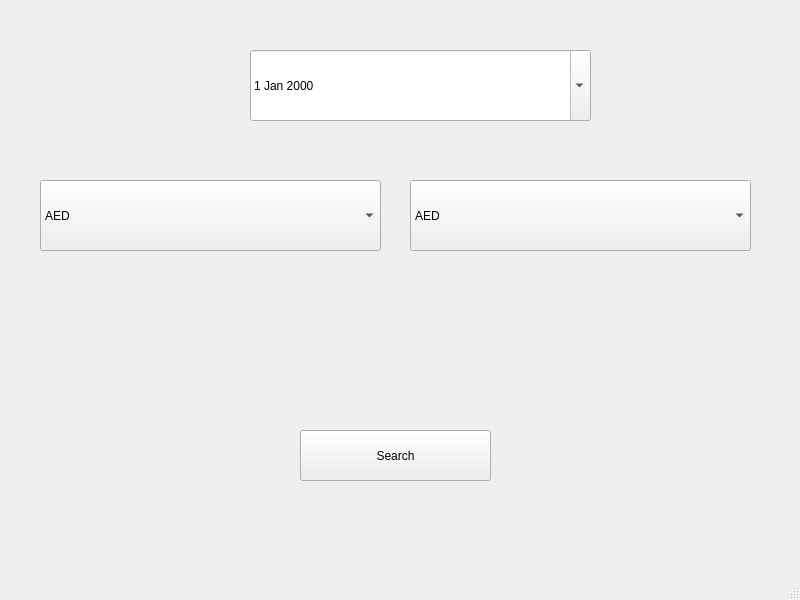
<?xml version="1.0" encoding="UTF-8"?>
<ui version="4.0">
 <class>MainWindow</class>
 <widget class="QMainWindow" name="MainWindow">
  <property name="geometry">
   <rect>
    <x>0</x>
    <y>0</y>
    <width>800</width>
    <height>600</height>
   </rect>
  </property>
  <property name="windowTitle">
   <string>MainWindow</string>
  </property>
  <widget class="QWidget" name="centralwidget">
   <widget class="QComboBox" name="c_first">
    <property name="geometry">
     <rect>
      <x>40</x>
      <y>180</y>
      <width>341</width>
      <height>71</height>
     </rect>
    </property>
    <property name="styleSheet">
     <string notr="true">font: 12pt &quot;Modern&quot;;</string>
    </property>
    <item>
     <property name="text">
      <string>AED</string>
     </property>
    </item>
    <item>
     <property name="text">
      <string>AFN</string>
     </property>
    </item>
    <item>
     <property name="text">
      <string>ALL</string>
     </property>
    </item>
    <item>
     <property name="text">
      <string>AMD</string>
     </property>
    </item>
    <item>
     <property name="text">
      <string>ANG</string>
     </property>
    </item>
    <item>
     <property name="text">
      <string>AOA</string>
     </property>
    </item>
    <item>
     <property name="text">
      <string>ARS</string>
     </property>
    </item>
    <item>
     <property name="text">
      <string>AUD</string>
     </property>
    </item>
    <item>
     <property name="text">
      <string>AWG</string>
     </property>
    </item>
    <item>
     <property name="text">
      <string>AZN</string>
     </property>
    </item>
    <item>
     <property name="text">
      <string>BAM</string>
     </property>
    </item>
    <item>
     <property name="text">
      <string>BBD</string>
     </property>
    </item>
    <item>
     <property name="text">
      <string>BDT</string>
     </property>
    </item>
    <item>
     <property name="text">
      <string>BGN</string>
     </property>
    </item>
    <item>
     <property name="text">
      <string>BHD</string>
     </property>
    </item>
    <item>
     <property name="text">
      <string>BIF</string>
     </property>
    </item>
    <item>
     <property name="text">
      <string>BMD</string>
     </property>
    </item>
    <item>
     <property name="text">
      <string>BND</string>
     </property>
    </item>
    <item>
     <property name="text">
      <string>BOB</string>
     </property>
    </item>
    <item>
     <property name="text">
      <string>BRL</string>
     </property>
    </item>
    <item>
     <property name="text">
      <string>BSD</string>
     </property>
    </item>
    <item>
     <property name="text">
      <string>BTN</string>
     </property>
    </item>
    <item>
     <property name="text">
      <string>BWP</string>
     </property>
    </item>
    <item>
     <property name="text">
      <string>BYN</string>
     </property>
    </item>
    <item>
     <property name="text">
      <string>BZD</string>
     </property>
    </item>
    <item>
     <property name="text">
      <string>CAD</string>
     </property>
    </item>
    <item>
     <property name="text">
      <string>CDF</string>
     </property>
    </item>
    <item>
     <property name="text">
      <string>CHF</string>
     </property>
    </item>
    <item>
     <property name="text">
      <string>CLP</string>
     </property>
    </item>
    <item>
     <property name="text">
      <string>CNY</string>
     </property>
    </item>
    <item>
     <property name="text">
      <string>COP</string>
     </property>
    </item>
    <item>
     <property name="text">
      <string>CRC</string>
     </property>
    </item>
    <item>
     <property name="text">
      <string>CUP</string>
     </property>
    </item>
    <item>
     <property name="text">
      <string>CVE</string>
     </property>
    </item>
    <item>
     <property name="text">
      <string>CZK</string>
     </property>
    </item>
    <item>
     <property name="text">
      <string>DJF</string>
     </property>
    </item>
    <item>
     <property name="text">
      <string>DKK</string>
     </property>
    </item>
    <item>
     <property name="text">
      <string>DOP</string>
     </property>
    </item>
    <item>
     <property name="text">
      <string>DZD</string>
     </property>
    </item>
    <item>
     <property name="text">
      <string>EGP</string>
     </property>
    </item>
    <item>
     <property name="text">
      <string>ERN</string>
     </property>
    </item>
    <item>
     <property name="text">
      <string>ETB</string>
     </property>
    </item>
    <item>
     <property name="text">
      <string>EUR</string>
     </property>
    </item>
    <item>
     <property name="text">
      <string>FJD</string>
     </property>
    </item>
    <item>
     <property name="text">
      <string>FKP</string>
     </property>
    </item>
    <item>
     <property name="text">
      <string>FOK</string>
     </property>
    </item>
    <item>
     <property name="text">
      <string>GBP</string>
     </property>
    </item>
    <item>
     <property name="text">
      <string>GEL</string>
     </property>
    </item>
    <item>
     <property name="text">
      <string>GGP</string>
     </property>
    </item>
    <item>
     <property name="text">
      <string>GHS</string>
     </property>
    </item>
    <item>
     <property name="text">
      <string>GIP</string>
     </property>
    </item>
    <item>
     <property name="text">
      <string>GMD</string>
     </property>
    </item>
    <item>
     <property name="text">
      <string>GNF</string>
     </property>
    </item>
    <item>
     <property name="text">
      <string>GTQ</string>
     </property>
    </item>
    <item>
     <property name="text">
      <string>GYD</string>
     </property>
    </item>
    <item>
     <property name="text">
      <string>HKD</string>
     </property>
    </item>
    <item>
     <property name="text">
      <string>HNL</string>
     </property>
    </item>
    <item>
     <property name="text">
      <string>HRK</string>
     </property>
    </item>
    <item>
     <property name="text">
      <string>HTG</string>
     </property>
    </item>
    <item>
     <property name="text">
      <string>HUF</string>
     </property>
    </item>
    <item>
     <property name="text">
      <string>IDR</string>
     </property>
    </item>
    <item>
     <property name="text">
      <string>ILS</string>
     </property>
    </item>
    <item>
     <property name="text">
      <string>IMP</string>
     </property>
    </item>
    <item>
     <property name="text">
      <string>INR</string>
     </property>
    </item>
    <item>
     <property name="text">
      <string>IQD</string>
     </property>
    </item>
    <item>
     <property name="text">
      <string>IRR</string>
     </property>
    </item>
    <item>
     <property name="text">
      <string>ISK</string>
     </property>
    </item>
    <item>
     <property name="text">
      <string>JEP</string>
     </property>
    </item>
    <item>
     <property name="text">
      <string>JMD</string>
     </property>
    </item>
    <item>
     <property name="text">
      <string>JOD</string>
     </property>
    </item>
    <item>
     <property name="text">
      <string>JPY</string>
     </property>
    </item>
    <item>
     <property name="text">
      <string>KES</string>
     </property>
    </item>
    <item>
     <property name="text">
      <string>KGS</string>
     </property>
    </item>
    <item>
     <property name="text">
      <string>KHR</string>
     </property>
    </item>
    <item>
     <property name="text">
      <string>KID</string>
     </property>
    </item>
    <item>
     <property name="text">
      <string>KMF</string>
     </property>
    </item>
    <item>
     <property name="text">
      <string>KRW</string>
     </property>
    </item>
    <item>
     <property name="text">
      <string>KWD</string>
     </property>
    </item>
    <item>
     <property name="text">
      <string>KYD</string>
     </property>
    </item>
    <item>
     <property name="text">
      <string>KZT</string>
     </property>
    </item>
    <item>
     <property name="text">
      <string>LAK</string>
     </property>
    </item>
    <item>
     <property name="text">
      <string>LBP</string>
     </property>
    </item>
    <item>
     <property name="text">
      <string>LKR</string>
     </property>
    </item>
    <item>
     <property name="text">
      <string>LRD</string>
     </property>
    </item>
    <item>
     <property name="text">
      <string>LSL</string>
     </property>
    </item>
    <item>
     <property name="text">
      <string>LYD</string>
     </property>
    </item>
    <item>
     <property name="text">
      <string>MAD</string>
     </property>
    </item>
    <item>
     <property name="text">
      <string>MDL</string>
     </property>
    </item>
    <item>
     <property name="text">
      <string>MGA</string>
     </property>
    </item>
    <item>
     <property name="text">
      <string>MKD</string>
     </property>
    </item>
    <item>
     <property name="text">
      <string>MMK</string>
     </property>
    </item>
    <item>
     <property name="text">
      <string>MNT</string>
     </property>
    </item>
    <item>
     <property name="text">
      <string>MOP</string>
     </property>
    </item>
    <item>
     <property name="text">
      <string>MRU</string>
     </property>
    </item>
    <item>
     <property name="text">
      <string>MUR</string>
     </property>
    </item>
    <item>
     <property name="text">
      <string>MVR</string>
     </property>
    </item>
    <item>
     <property name="text">
      <string>MWK</string>
     </property>
    </item>
    <item>
     <property name="text">
      <string>MXN</string>
     </property>
    </item>
    <item>
     <property name="text">
      <string>MYR</string>
     </property>
    </item>
    <item>
     <property name="text">
      <string>MZN</string>
     </property>
    </item>
    <item>
     <property name="text">
      <string>NAD</string>
     </property>
    </item>
    <item>
     <property name="text">
      <string>NGN</string>
     </property>
    </item>
    <item>
     <property name="text">
      <string>NIO</string>
     </property>
    </item>
    <item>
     <property name="text">
      <string>NOK</string>
     </property>
    </item>
    <item>
     <property name="text">
      <string>NPR</string>
     </property>
    </item>
    <item>
     <property name="text">
      <string>NZD</string>
     </property>
    </item>
    <item>
     <property name="text">
      <string>OMR</string>
     </property>
    </item>
    <item>
     <property name="text">
      <string>PAB</string>
     </property>
    </item>
    <item>
     <property name="text">
      <string>PEN</string>
     </property>
    </item>
    <item>
     <property name="text">
      <string>PGK</string>
     </property>
    </item>
    <item>
     <property name="text">
      <string>PHP</string>
     </property>
    </item>
    <item>
     <property name="text">
      <string>PKR</string>
     </property>
    </item>
    <item>
     <property name="text">
      <string>PLN</string>
     </property>
    </item>
    <item>
     <property name="text">
      <string>PYG</string>
     </property>
    </item>
    <item>
     <property name="text">
      <string>QAR</string>
     </property>
    </item>
    <item>
     <property name="text">
      <string>RON</string>
     </property>
    </item>
    <item>
     <property name="text">
      <string>RSD</string>
     </property>
    </item>
    <item>
     <property name="text">
      <string>RUB</string>
     </property>
    </item>
    <item>
     <property name="text">
      <string>RWF</string>
     </property>
    </item>
    <item>
     <property name="text">
      <string>SAR</string>
     </property>
    </item>
    <item>
     <property name="text">
      <string>SBO</string>
     </property>
    </item>
    <item>
     <property name="text">
      <string>SCR</string>
     </property>
    </item>
    <item>
     <property name="text">
      <string>SDG</string>
     </property>
    </item>
    <item>
     <property name="text">
      <string>SEK</string>
     </property>
    </item>
    <item>
     <property name="text">
      <string>SGD</string>
     </property>
    </item>
    <item>
     <property name="text">
      <string>SHP</string>
     </property>
    </item>
    <item>
     <property name="text">
      <string>SLE</string>
     </property>
    </item>
    <item>
     <property name="text">
      <string>SLL</string>
     </property>
    </item>
    <item>
     <property name="text">
      <string>SOS</string>
     </property>
    </item>
    <item>
     <property name="text">
      <string>SRD</string>
     </property>
    </item>
    <item>
     <property name="text">
      <string>SSP</string>
     </property>
    </item>
    <item>
     <property name="text">
      <string>STN</string>
     </property>
    </item>
    <item>
     <property name="text">
      <string>SYP</string>
     </property>
    </item>
    <item>
     <property name="text">
      <string>SZL</string>
     </property>
    </item>
    <item>
     <property name="text">
      <string>THB</string>
     </property>
    </item>
    <item>
     <property name="text">
      <string>TJS</string>
     </property>
    </item>
    <item>
     <property name="text">
      <string>TMT</string>
     </property>
    </item>
    <item>
     <property name="text">
      <string>TND</string>
     </property>
    </item>
    <item>
     <property name="text">
      <string>TOP</string>
     </property>
    </item>
    <item>
     <property name="text">
      <string>TRY</string>
     </property>
    </item>
    <item>
     <property name="text">
      <string>TTD</string>
     </property>
    </item>
    <item>
     <property name="text">
      <string>TVD</string>
     </property>
    </item>
    <item>
     <property name="text">
      <string>TWD</string>
     </property>
    </item>
    <item>
     <property name="text">
      <string>TZS</string>
     </property>
    </item>
    <item>
     <property name="text">
      <string>UAH</string>
     </property>
    </item>
    <item>
     <property name="text">
      <string>UGX</string>
     </property>
    </item>
    <item>
     <property name="text">
      <string>USD</string>
     </property>
    </item>
    <item>
     <property name="text">
      <string>UYU</string>
     </property>
    </item>
    <item>
     <property name="text">
      <string>UZS</string>
     </property>
    </item>
    <item>
     <property name="text">
      <string>VES</string>
     </property>
    </item>
    <item>
     <property name="text">
      <string>VND</string>
     </property>
    </item>
    <item>
     <property name="text">
      <string>VUV</string>
     </property>
    </item>
    <item>
     <property name="text">
      <string>WST</string>
     </property>
    </item>
    <item>
     <property name="text">
      <string>XAF</string>
     </property>
    </item>
    <item>
     <property name="text">
      <string>XCD</string>
     </property>
    </item>
    <item>
     <property name="text">
      <string>XDR</string>
     </property>
    </item>
    <item>
     <property name="text">
      <string>XOF</string>
     </property>
    </item>
    <item>
     <property name="text">
      <string>XPF</string>
     </property>
    </item>
    <item>
     <property name="text">
      <string>YER</string>
     </property>
    </item>
    <item>
     <property name="text">
      <string>ZAR</string>
     </property>
    </item>
    <item>
     <property name="text">
      <string>ZMW</string>
     </property>
    </item>
    <item>
     <property name="text">
      <string>ZWL</string>
     </property>
    </item>
   </widget>
   <widget class="QComboBox" name="c_second">
    <property name="geometry">
     <rect>
      <x>410</x>
      <y>180</y>
      <width>341</width>
      <height>71</height>
     </rect>
    </property>
    <property name="styleSheet">
     <string notr="true">font: 12pt &quot;Modern&quot;;</string>
    </property>
    <item>
     <property name="text">
      <string>AED</string>
     </property>
    </item>
    <item>
     <property name="text">
      <string>AFN</string>
     </property>
    </item>
    <item>
     <property name="text">
      <string>ALL</string>
     </property>
    </item>
    <item>
     <property name="text">
      <string>AMD</string>
     </property>
    </item>
    <item>
     <property name="text">
      <string>ANG</string>
     </property>
    </item>
    <item>
     <property name="text">
      <string>AOA</string>
     </property>
    </item>
    <item>
     <property name="text">
      <string>ARS</string>
     </property>
    </item>
    <item>
     <property name="text">
      <string>AUD</string>
     </property>
    </item>
    <item>
     <property name="text">
      <string>AWG</string>
     </property>
    </item>
    <item>
     <property name="text">
      <string>AZN</string>
     </property>
    </item>
    <item>
     <property name="text">
      <string>BAM</string>
     </property>
    </item>
    <item>
     <property name="text">
      <string>BBD</string>
     </property>
    </item>
    <item>
     <property name="text">
      <string>BDT</string>
     </property>
    </item>
    <item>
     <property name="text">
      <string>BGN</string>
     </property>
    </item>
    <item>
     <property name="text">
      <string>BHD</string>
     </property>
    </item>
    <item>
     <property name="text">
      <string>BIF</string>
     </property>
    </item>
    <item>
     <property name="text">
      <string>BMD</string>
     </property>
    </item>
    <item>
     <property name="text">
      <string>BND</string>
     </property>
    </item>
    <item>
     <property name="text">
      <string>BOB</string>
     </property>
    </item>
    <item>
     <property name="text">
      <string>BRL</string>
     </property>
    </item>
    <item>
     <property name="text">
      <string>BSD</string>
     </property>
    </item>
    <item>
     <property name="text">
      <string>BTN</string>
     </property>
    </item>
    <item>
     <property name="text">
      <string>BWP</string>
     </property>
    </item>
    <item>
     <property name="text">
      <string>BYN</string>
     </property>
    </item>
    <item>
     <property name="text">
      <string>BZD</string>
     </property>
    </item>
    <item>
     <property name="text">
      <string>CAD</string>
     </property>
    </item>
    <item>
     <property name="text">
      <string>CDF</string>
     </property>
    </item>
    <item>
     <property name="text">
      <string>CHF</string>
     </property>
    </item>
    <item>
     <property name="text">
      <string>CLP</string>
     </property>
    </item>
    <item>
     <property name="text">
      <string>CNY</string>
     </property>
    </item>
    <item>
     <property name="text">
      <string>COP</string>
     </property>
    </item>
    <item>
     <property name="text">
      <string>CRC</string>
     </property>
    </item>
    <item>
     <property name="text">
      <string>CUP</string>
     </property>
    </item>
    <item>
     <property name="text">
      <string>CVE</string>
     </property>
    </item>
    <item>
     <property name="text">
      <string>CZK</string>
     </property>
    </item>
    <item>
     <property name="text">
      <string>DJF</string>
     </property>
    </item>
    <item>
     <property name="text">
      <string>DKK</string>
     </property>
    </item>
    <item>
     <property name="text">
      <string>DOP</string>
     </property>
    </item>
    <item>
     <property name="text">
      <string>DZD</string>
     </property>
    </item>
    <item>
     <property name="text">
      <string>EGP</string>
     </property>
    </item>
    <item>
     <property name="text">
      <string>ERN</string>
     </property>
    </item>
    <item>
     <property name="text">
      <string>ETB</string>
     </property>
    </item>
    <item>
     <property name="text">
      <string>EUR</string>
     </property>
    </item>
    <item>
     <property name="text">
      <string>FJD</string>
     </property>
    </item>
    <item>
     <property name="text">
      <string>FKP</string>
     </property>
    </item>
    <item>
     <property name="text">
      <string>FOK</string>
     </property>
    </item>
    <item>
     <property name="text">
      <string>GBP</string>
     </property>
    </item>
    <item>
     <property name="text">
      <string>GEL</string>
     </property>
    </item>
    <item>
     <property name="text">
      <string>GGP</string>
     </property>
    </item>
    <item>
     <property name="text">
      <string>GHS</string>
     </property>
    </item>
    <item>
     <property name="text">
      <string>GIP</string>
     </property>
    </item>
    <item>
     <property name="text">
      <string>GMD</string>
     </property>
    </item>
    <item>
     <property name="text">
      <string>GNF</string>
     </property>
    </item>
    <item>
     <property name="text">
      <string>GTQ</string>
     </property>
    </item>
    <item>
     <property name="text">
      <string>GYD</string>
     </property>
    </item>
    <item>
     <property name="text">
      <string>HKD</string>
     </property>
    </item>
    <item>
     <property name="text">
      <string>HNL</string>
     </property>
    </item>
    <item>
     <property name="text">
      <string>HRK</string>
     </property>
    </item>
    <item>
     <property name="text">
      <string>HTG</string>
     </property>
    </item>
    <item>
     <property name="text">
      <string>HUF</string>
     </property>
    </item>
    <item>
     <property name="text">
      <string>IDR</string>
     </property>
    </item>
    <item>
     <property name="text">
      <string>ILS</string>
     </property>
    </item>
    <item>
     <property name="text">
      <string>IMP</string>
     </property>
    </item>
    <item>
     <property name="text">
      <string>INR</string>
     </property>
    </item>
    <item>
     <property name="text">
      <string>IQD</string>
     </property>
    </item>
    <item>
     <property name="text">
      <string>IRR</string>
     </property>
    </item>
    <item>
     <property name="text">
      <string>ISK</string>
     </property>
    </item>
    <item>
     <property name="text">
      <string>JEP</string>
     </property>
    </item>
    <item>
     <property name="text">
      <string>JMD</string>
     </property>
    </item>
    <item>
     <property name="text">
      <string>JOD</string>
     </property>
    </item>
    <item>
     <property name="text">
      <string>JPY</string>
     </property>
    </item>
    <item>
     <property name="text">
      <string>KES</string>
     </property>
    </item>
    <item>
     <property name="text">
      <string>KGS</string>
     </property>
    </item>
    <item>
     <property name="text">
      <string>KHR</string>
     </property>
    </item>
    <item>
     <property name="text">
      <string>KID</string>
     </property>
    </item>
    <item>
     <property name="text">
      <string>KMF</string>
     </property>
    </item>
    <item>
     <property name="text">
      <string>KRW</string>
     </property>
    </item>
    <item>
     <property name="text">
      <string>KWD</string>
     </property>
    </item>
    <item>
     <property name="text">
      <string>KYD</string>
     </property>
    </item>
    <item>
     <property name="text">
      <string>KZT</string>
     </property>
    </item>
    <item>
     <property name="text">
      <string>LAK</string>
     </property>
    </item>
    <item>
     <property name="text">
      <string>LBP</string>
     </property>
    </item>
    <item>
     <property name="text">
      <string>LKR</string>
     </property>
    </item>
    <item>
     <property name="text">
      <string>LRD</string>
     </property>
    </item>
    <item>
     <property name="text">
      <string>LSL</string>
     </property>
    </item>
    <item>
     <property name="text">
      <string>LYD</string>
     </property>
    </item>
    <item>
     <property name="text">
      <string>MAD</string>
     </property>
    </item>
    <item>
     <property name="text">
      <string>MDL</string>
     </property>
    </item>
    <item>
     <property name="text">
      <string>MGA</string>
     </property>
    </item>
    <item>
     <property name="text">
      <string>MKD</string>
     </property>
    </item>
    <item>
     <property name="text">
      <string>MMK</string>
     </property>
    </item>
    <item>
     <property name="text">
      <string>MNT</string>
     </property>
    </item>
    <item>
     <property name="text">
      <string>MOP</string>
     </property>
    </item>
    <item>
     <property name="text">
      <string>MRU</string>
     </property>
    </item>
    <item>
     <property name="text">
      <string>MUR</string>
     </property>
    </item>
    <item>
     <property name="text">
      <string>MVR</string>
     </property>
    </item>
    <item>
     <property name="text">
      <string>MWK</string>
     </property>
    </item>
    <item>
     <property name="text">
      <string>MXN</string>
     </property>
    </item>
    <item>
     <property name="text">
      <string>MYR</string>
     </property>
    </item>
    <item>
     <property name="text">
      <string>MZN</string>
     </property>
    </item>
    <item>
     <property name="text">
      <string>NAD</string>
     </property>
    </item>
    <item>
     <property name="text">
      <string>NGN</string>
     </property>
    </item>
    <item>
     <property name="text">
      <string>NIO</string>
     </property>
    </item>
    <item>
     <property name="text">
      <string>NOK</string>
     </property>
    </item>
    <item>
     <property name="text">
      <string>NPR</string>
     </property>
    </item>
    <item>
     <property name="text">
      <string>NZD</string>
     </property>
    </item>
    <item>
     <property name="text">
      <string>OMR</string>
     </property>
    </item>
    <item>
     <property name="text">
      <string>PAB</string>
     </property>
    </item>
    <item>
     <property name="text">
      <string>PEN</string>
     </property>
    </item>
    <item>
     <property name="text">
      <string>PGK</string>
     </property>
    </item>
    <item>
     <property name="text">
      <string>PHP</string>
     </property>
    </item>
    <item>
     <property name="text">
      <string>PKR</string>
     </property>
    </item>
    <item>
     <property name="text">
      <string>PLN</string>
     </property>
    </item>
    <item>
     <property name="text">
      <string>PYG</string>
     </property>
    </item>
    <item>
     <property name="text">
      <string>QAR</string>
     </property>
    </item>
    <item>
     <property name="text">
      <string>RON</string>
     </property>
    </item>
    <item>
     <property name="text">
      <string>RSD</string>
     </property>
    </item>
    <item>
     <property name="text">
      <string>RUB</string>
     </property>
    </item>
    <item>
     <property name="text">
      <string>RWF</string>
     </property>
    </item>
    <item>
     <property name="text">
      <string>SAR</string>
     </property>
    </item>
    <item>
     <property name="text">
      <string>SBO</string>
     </property>
    </item>
    <item>
     <property name="text">
      <string>SCR</string>
     </property>
    </item>
    <item>
     <property name="text">
      <string>SDG</string>
     </property>
    </item>
    <item>
     <property name="text">
      <string>SEK</string>
     </property>
    </item>
    <item>
     <property name="text">
      <string>SGD</string>
     </property>
    </item>
    <item>
     <property name="text">
      <string>SHP</string>
     </property>
    </item>
    <item>
     <property name="text">
      <string>SLE</string>
     </property>
    </item>
    <item>
     <property name="text">
      <string>SLL</string>
     </property>
    </item>
    <item>
     <property name="text">
      <string>SOS</string>
     </property>
    </item>
    <item>
     <property name="text">
      <string>SRD</string>
     </property>
    </item>
    <item>
     <property name="text">
      <string>SSP</string>
     </property>
    </item>
    <item>
     <property name="text">
      <string>STN</string>
     </property>
    </item>
    <item>
     <property name="text">
      <string>SYP</string>
     </property>
    </item>
    <item>
     <property name="text">
      <string>SZL</string>
     </property>
    </item>
    <item>
     <property name="text">
      <string>THB</string>
     </property>
    </item>
    <item>
     <property name="text">
      <string>TJS</string>
     </property>
    </item>
    <item>
     <property name="text">
      <string>TMT</string>
     </property>
    </item>
    <item>
     <property name="text">
      <string>TND</string>
     </property>
    </item>
    <item>
     <property name="text">
      <string>TOP</string>
     </property>
    </item>
    <item>
     <property name="text">
      <string>TRY</string>
     </property>
    </item>
    <item>
     <property name="text">
      <string>TTD</string>
     </property>
    </item>
    <item>
     <property name="text">
      <string>TVD</string>
     </property>
    </item>
    <item>
     <property name="text">
      <string>TWD</string>
     </property>
    </item>
    <item>
     <property name="text">
      <string>TZS</string>
     </property>
    </item>
    <item>
     <property name="text">
      <string>UAH</string>
     </property>
    </item>
    <item>
     <property name="text">
      <string>UGX</string>
     </property>
    </item>
    <item>
     <property name="text">
      <string>USD</string>
     </property>
    </item>
    <item>
     <property name="text">
      <string>UYU</string>
     </property>
    </item>
    <item>
     <property name="text">
      <string>UZS</string>
     </property>
    </item>
    <item>
     <property name="text">
      <string>VES</string>
     </property>
    </item>
    <item>
     <property name="text">
      <string>VND</string>
     </property>
    </item>
    <item>
     <property name="text">
      <string>VUV</string>
     </property>
    </item>
    <item>
     <property name="text">
      <string>WST</string>
     </property>
    </item>
    <item>
     <property name="text">
      <string>XAF</string>
     </property>
    </item>
    <item>
     <property name="text">
      <string>XCD</string>
     </property>
    </item>
    <item>
     <property name="text">
      <string>XDR</string>
     </property>
    </item>
    <item>
     <property name="text">
      <string>XOF</string>
     </property>
    </item>
    <item>
     <property name="text">
      <string>XPF</string>
     </property>
    </item>
    <item>
     <property name="text">
      <string>YER</string>
     </property>
    </item>
    <item>
     <property name="text">
      <string>ZAR</string>
     </property>
    </item>
    <item>
     <property name="text">
      <string>ZMW</string>
     </property>
    </item>
    <item>
     <property name="text">
      <string>ZWL</string>
     </property>
    </item>
   </widget>
   <widget class="QLabel" name="la_first">
    <property name="geometry">
     <rect>
      <x>40</x>
      <y>270</y>
      <width>341</width>
      <height>71</height>
     </rect>
    </property>
    <property name="styleSheet">
     <string notr="true">font: 12pt &quot;Modern&quot;;</string>
    </property>
    <property name="text">
     <string/>
    </property>
   </widget>
   <widget class="QLabel" name="la_second">
    <property name="geometry">
     <rect>
      <x>410</x>
      <y>270</y>
      <width>341</width>
      <height>71</height>
     </rect>
    </property>
    <property name="styleSheet">
     <string notr="true">font: 12pt &quot;Modern&quot;;</string>
    </property>
    <property name="text">
     <string/>
    </property>
   </widget>
   <widget class="QPushButton" name="B_search">
    <property name="geometry">
     <rect>
      <x>300</x>
      <y>430</y>
      <width>191</width>
      <height>51</height>
     </rect>
    </property>
    <property name="styleSheet">
     <string notr="true">font: 12pt &quot;Modern&quot;;</string>
    </property>
    <property name="text">
     <string>Search</string>
    </property>
   </widget>
   <widget class="QDateEdit" name="ca_date">
    <property name="geometry">
     <rect>
      <x>250</x>
      <y>50</y>
      <width>341</width>
      <height>71</height>
     </rect>
    </property>
    <property name="styleSheet">
     <string notr="true">font: 12pt &quot;Modern&quot;;</string>
    </property>
    <property name="minimumDate">
     <date>
      <year>1990</year>
      <month>9</month>
      <day>14</day>
     </date>
    </property>
    <property name="calendarPopup">
     <bool>true</bool>
    </property>
   </widget>
   <widget class="QLabel" name="la_error">
    <property name="geometry">
     <rect>
      <x>170</x>
      <y>340</y>
      <width>521</width>
      <height>71</height>
     </rect>
    </property>
    <property name="styleSheet">
     <string notr="true">font: 12pt &quot;Modern&quot;;</string>
    </property>
    <property name="text">
     <string/>
    </property>
   </widget>
  </widget>
  <widget class="QMenuBar" name="menubar">
   <property name="geometry">
    <rect>
     <x>0</x>
     <y>0</y>
     <width>800</width>
     <height>26</height>
    </rect>
   </property>
  </widget>
  <widget class="QStatusBar" name="statusbar"/>
 </widget>
 <resources/>
 <connections/>
</ui>
